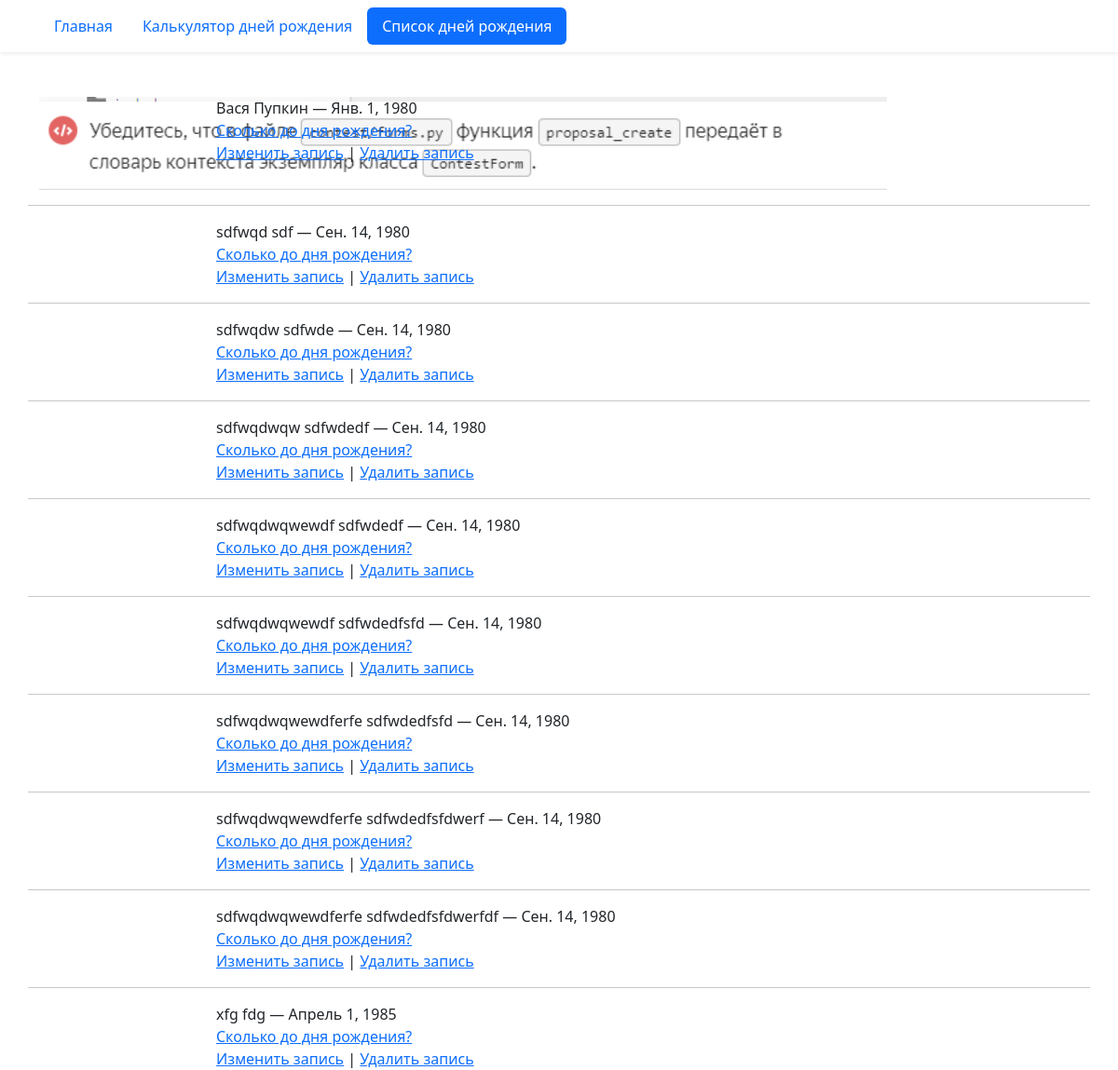
Before: /birthday/list/ with the older database file.
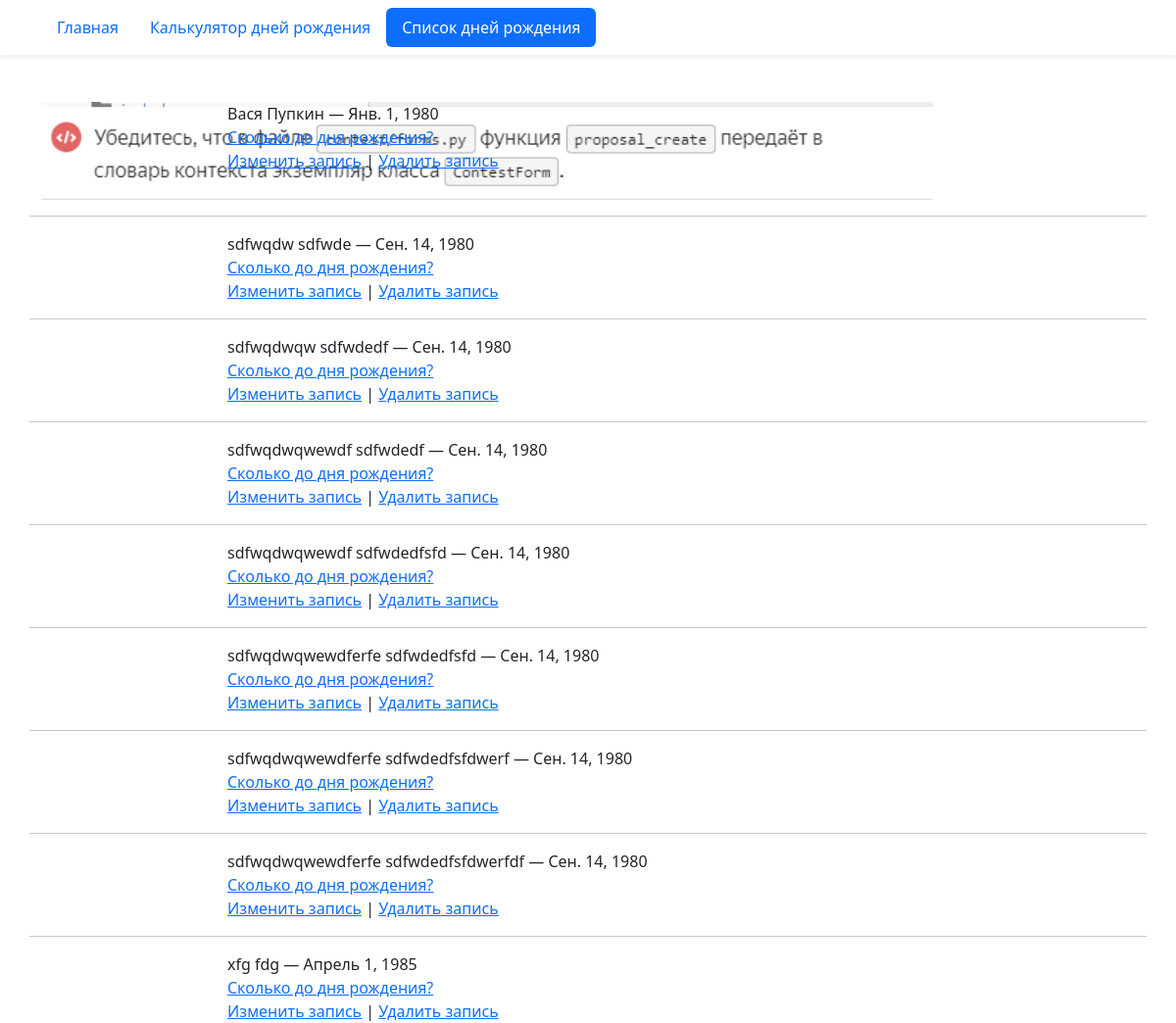
After: the same page with the newer database file.
### birthday/models.py (models this page shows, shortened)
class Birthday(models.Model):
    first_name = models.CharField('Имя', max_length=20)
    last_name = models.CharField('Фамилия', blank=True, help_text='Необязательное поле', max_length=20)
    birthday = models.DateField('Дата рождения', validators=(real_age,))
    image = models.ImageField('Фото', blank=True, upload_to='birthdays_images')
    class Meta:
        constraints = (models.UniqueConstraint(fields=('first_name', 'last_name', 'birthday'), name='Unique person constraint',),)

### birthday/views.py (the view)
# urls.py: path('list/', views.BirthdayListView.as_view(), name='list'),
class BirthdayListView(ListView):
    model = Birthday
    ordering = 'id'
    paginate_by = 10

### templates/birthday/birthday_list.html (shortened to what this page needs)
{% extends "base.html" %}
{% block content %}
  {% for birthday in page_obj %}
    <div class="row">
      <div class="col-2">
        {% if birthday.image %}
          <img src="{{ birthday.image.url }}" height="100">
        {% endif %}
      </div>
      <div class="col-10">
        <div>
          {{ birthday.first_name }} {{ birthday.last_name }} — {{ birthday.birthday }} <br>
          <a href="{% url 'birthday:detail' birthday.id %}">Сколько до дня рождения?</a>
        </div>
        <div>
          <a href="{% url 'birthday:edit' birthday.id %}">Изменить запись</a> | <a href="{% url 'birthday:delete' birthday.id %}">Удалить запись</a>
        </div>
      </div>
      {% if not forloop.last %}
        <hr class="mt-3">
      {% endif %}
    </div>
  {% endfor %}
{% endblock %}

### templates/base.html (shortened to what this page needs)
<!DOCTYPE html>
<html lang="ru">
  <head>
    {% load django_bootstrap5 %}
    {% bootstrap_css %}
  </head>
  <body>
    {% include "includes/header.html" %}
    <div class="container pt-5">
      {% block content %}{% endblock %}
    </div>
  </body>
</html>

### templates/includes/header.html
<header>
  <nav class="navbar shadow-sm">
    <div class="container">
      {% with request.resolver_match.view_name as view_name %}
        <ul class="nav nav-pills">
          <li class="nav-item">
            <a class="nav-link {% if view_name == 'pages:homepage' %} active {% endif %}"
              href="{% url 'pages:homepage' %}">
              Главная
            </a>
          </li>
          <li class="nav-item">
            <a class="nav-link {% if view_name == 'birthday:create' %} active {% endif %}"
              href="{% url 'birthday:create' %}">
              Калькулятор дней рождения
            </a>
          </li>
          <li class="nav-item">
            <a class="nav-link {% if view_name == 'birthday:list' %} active {% endif %}"
              href="{% url 'birthday:list' %}">
              Список дней рождения
            </a>
          </li>
        </ul>
      {% endwith %}
    </div>
  </nav>
</header>

Changed rows visible on the page:
removed Birthday: first_name "sdfwqd", last_name "sdf", birthday "Сен. 14, 1980"
